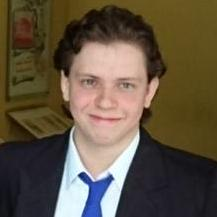
#> input picture girotto.jpg, 217 x 217 px
$ jupyter execute aula02_21082026.ipynb
#> lines starting #> are read from the running program, lines starting #| are printed output that depends on the picture
[cell 1]
import cv2
import numpy as np
import matplotlib.pyplot as plt
from google.colab import files

[cell 2]
arq = files.upload()
#> the answer given: girotto.jpg

[cell 3]
img_bgr = cv2.imread('girotto.jpg')
#> img_bgr is the input picture: shape (217, 217, 3); mean B, G, R 65.9, 83.9, 96.6
img_bgr

[cell 4]
img_rgb = cv2.cvtColor(img_bgr, cv2.COLOR_BGR2RGB)
img_rgb

[cell 5]
plt.figure(figsize=(5,3)) # quadro 500x300
plt.imshow(img_rgb)
plt.title('Girotto em RGB')
plt.axis('off')
plt.show()

[cell 6]
img_hsv = cv2.cvtColor(img_bgr, cv2.COLOR_BGR2HSV)
#> img_hsv: shape (217, 217, 3); mean H, S, V 47.7, 118.9, 101.9
img_hsv

[cell 7]
fig, ax = plt.subplots(1, 3, figsize=(15,9))

ax[0].imshow(img_rgb)
ax[0].set_title('Girotto em RGB')
ax[0].axis("off")
ax[1].imshow(img_bgr)
ax[1].set_title('Girotto em BGR')
ax[1].axis("off")
ax[2].imshow(img_hsv)
ax[2].set_title('Girotto em HSV')
ax[2].axis("off")

plt.tight_layout()
plt.show()
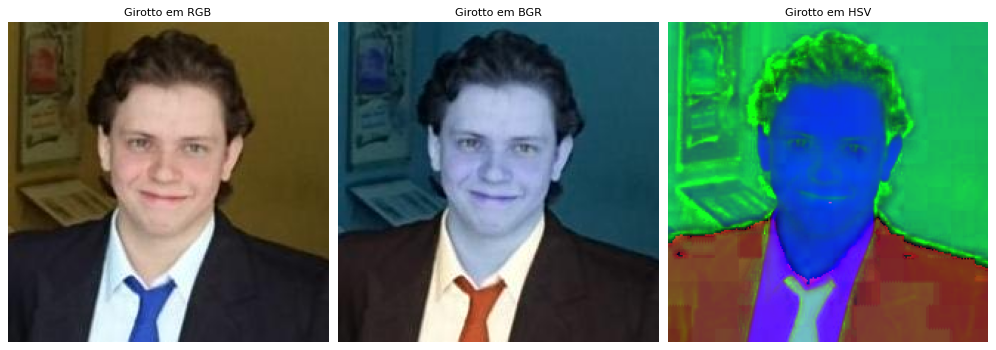
#> figure drawn by matplotlib, 3 panels; B, G, R data is drawn as R, G, B

[cell 8]
img_gray = cv2.cvtColor(img_bgr, cv2.COLOR_BGR2GRAY)
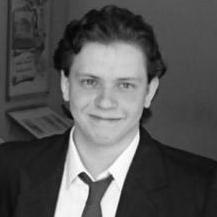
#> img_gray: shape (217, 217); min 5, max 255, mean 85.7
img_gray

[cell 9]
fig, ax = plt.subplots(2, 2, figsize=(5,5))

ax[0][0].imshow(img_rgb)
ax[0][0].set_title('Girotto em RGB')
ax[0][0].axis("off")

ax[0][1].imshow(img_bgr)
ax[0][1].set_title('Girotto em BGR')
ax[0][1].axis("off")

ax[1][0].imshow(img_hsv)
ax[1][0].set_title('Girotto em HSV')
ax[1][0].axis("off")

ax[1][1].imshow(img_gray, cmap='gray')
ax[1][1].set_title('Girotto GRAY')
ax[1][1].axis("off")
ax[1][1]

plt.tight_layout()
plt.savefig('conversao_de_cores.png')
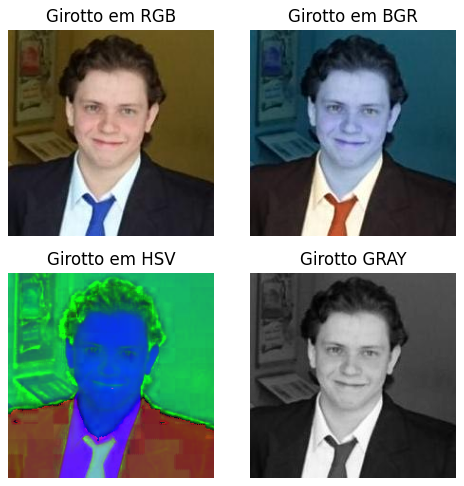
#> figure drawn by matplotlib, 4 panels; B, G, R data is drawn as R, G, B
plt.show()

$ run again, with passaro1.jpg copied over girotto.jpg
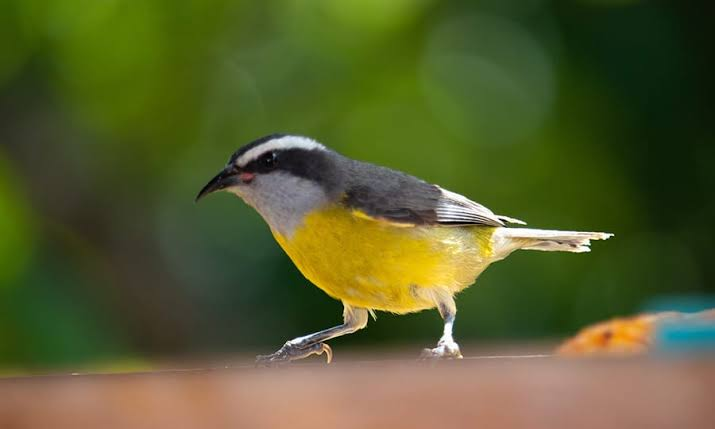
#> input picture passaro1.jpg, 715 x 429 px
#> img_bgr is the input picture: shape (429, 715, 3); mean B, G, R 45.9, 92.5, 87.1
#> img_hsv: shape (429, 715, 3); mean H, S, V 39.6, 150.6, 102.5
#> `img_gray = cv2.cvtColor(img_bgr, cv2.COLOR_BGR2GRAY)`:
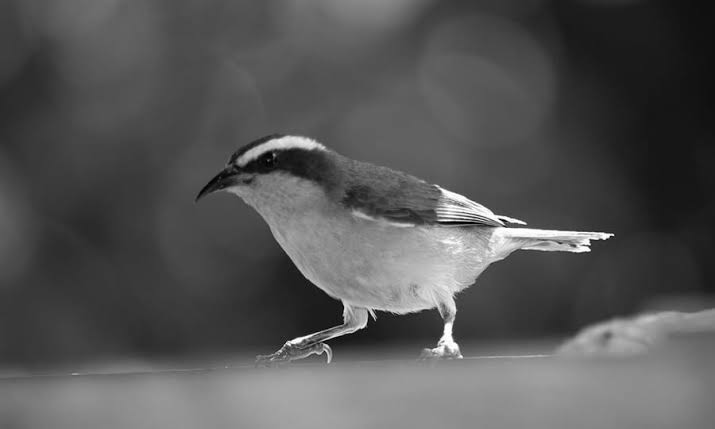
#> img_gray: shape (429, 715); min 0, max 255, mean 85.6
#> `plt.savefig('conversao_de_cores.png')`:
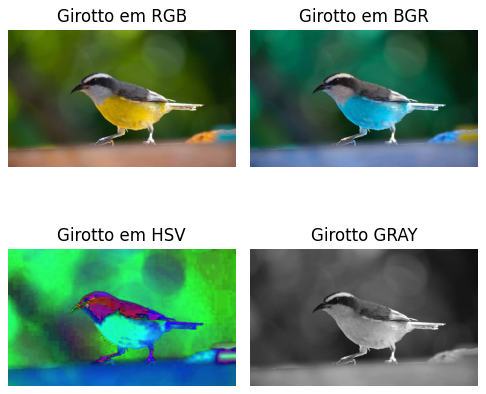
#> figure drawn by matplotlib, 4 panels; B, G, R data is drawn as R, G, B
